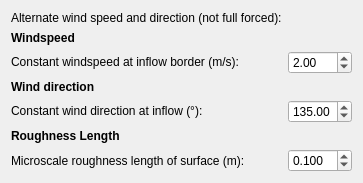
                        <widget class="QWidget" name="page_forceWind_no">
                         <layout class="QGridLayout" name="gridLayout_55">
                          <item row="0" column="0">
                           <widget class="QLabel" name="lb_forceWindNo">
                            <property name="text">
                             <string>Alternate wind speed and direction (not full forced):</string>
                            </property>
                           </widget>
                          </item>
                          <item row="1" column="0">
                           <widget class="QLabel" name="label_50">
                            <property name="text">
                             <string>&lt;html&gt;&lt;head/&gt;&lt;body&gt;&lt;p&gt;&lt;span style=&quot; font-weight:600;&quot;&gt;Windspeed&lt;/span&gt;&lt;/p&gt;&lt;/body&gt;&lt;/html&gt;</string>
                            </property>
                           </widget>
                          </item>
                          <item row="2" column="0">
                           <widget class="QLabel" name="label_51">
                            <property name="text">
                             <string>&lt;html&gt;&lt;head/&gt;&lt;body&gt;&lt;p&gt;Constant windspeed at inflow border (m/s):&lt;/p&gt;&lt;/body&gt;&lt;/html&gt;</string>
                            </property>
                           </widget>
                          </item>
                          <item row="3" column="0">
                           <widget class="QLabel" name="label_52">
                            <property name="text">
                             <string>&lt;html&gt;&lt;head/&gt;&lt;body&gt;&lt;p&gt;&lt;span style=&quot; font-weight:600;&quot;&gt;Wind direction&lt;/span&gt;&lt;/p&gt;&lt;/body&gt;&lt;/html&gt;</string>
                            </property>
                           </widget>
                          </item>
                          <item row="4" column="0">
                           <widget class="QLabel" name="label_53">
                            <property name="text">
                             <string>&lt;html&gt;&lt;head/&gt;&lt;body&gt;&lt;p&gt;Constant wind direction at inflow (°): &lt;/p&gt;&lt;/body&gt;&lt;/html&gt;</string>
                            </property>
                           </widget>
                          </item>
                          <item row="4" column="1">
                           <widget class="QDoubleSpinBox" name="sb_constWD_FuFo">
                            <property name="locale">
                             <locale language="English" country="UnitedStates"/>
                            </property>
                            <property name="maximum">
                             <double>360.000000000000000</double>
                            </property>
                            <property name="value">
                             <double>135.000000000000000</double>
                            </property>
                           </widget>
                          </item>
                          <item row="5" column="0">
                           <widget class="QLabel" name="label_54">
                            <property name="text">
                             <string>&lt;html&gt;&lt;head/&gt;&lt;body&gt;&lt;p&gt;&lt;span style=&quot; font-weight:600;&quot;&gt;Roughness Length&lt;/span&gt;&lt;/p&gt;&lt;/body&gt;&lt;/html&gt;</string>
                            </property>
                           </widget>
                          </item>
                          <item row="6" column="0">
                           <widget class="QLabel" name="label_55">
                            <property name="text">
                             <string>Microscale roughness length of surface (m):</string>
                            </property>
                           </widget>
                          </item>
                          <item row="6" column="1">
                           <widget class="QDoubleSpinBox" name="sb_rlength_FuFo">
                            <property name="locale">
                             <locale language="English" country="UnitedStates"/>
                            </property>
                            <property name="decimals">
                             <number>3</number>
                            </property>
                            <property name="maximum">
                             <double>1.000000000000000</double>
                            </property>
                            <property name="singleStep">
                             <double>0.001000000000000</double>
                            </property>
                            <property name="value">
                             <double>0.100000000000000</double>
                            </property>
                           </widget>
                          </item>
                          <item row="2" column="1">
                           <widget class="QDoubleSpinBox" name="sb_constWS_FUFo">
                            <property name="sizePolicy">
                             <sizepolicy hsizetype="Minimum" vsizetype="Minimum">
                              <horstretch>0</horstretch>
                              <verstretch>0</verstretch>
                             </sizepolicy>
                            </property>
                            <property name="locale">
                             <locale language="English" country="UnitedStates"/>
                            </property>
                            <property name="maximum">
                             <double>20.000000000000000</double>
                            </property>
                            <property name="value">
                             <double>2.000000000000000</double>
                            </property>
                           </widget>
                          </item>
                         </layout>
                        </widget>
